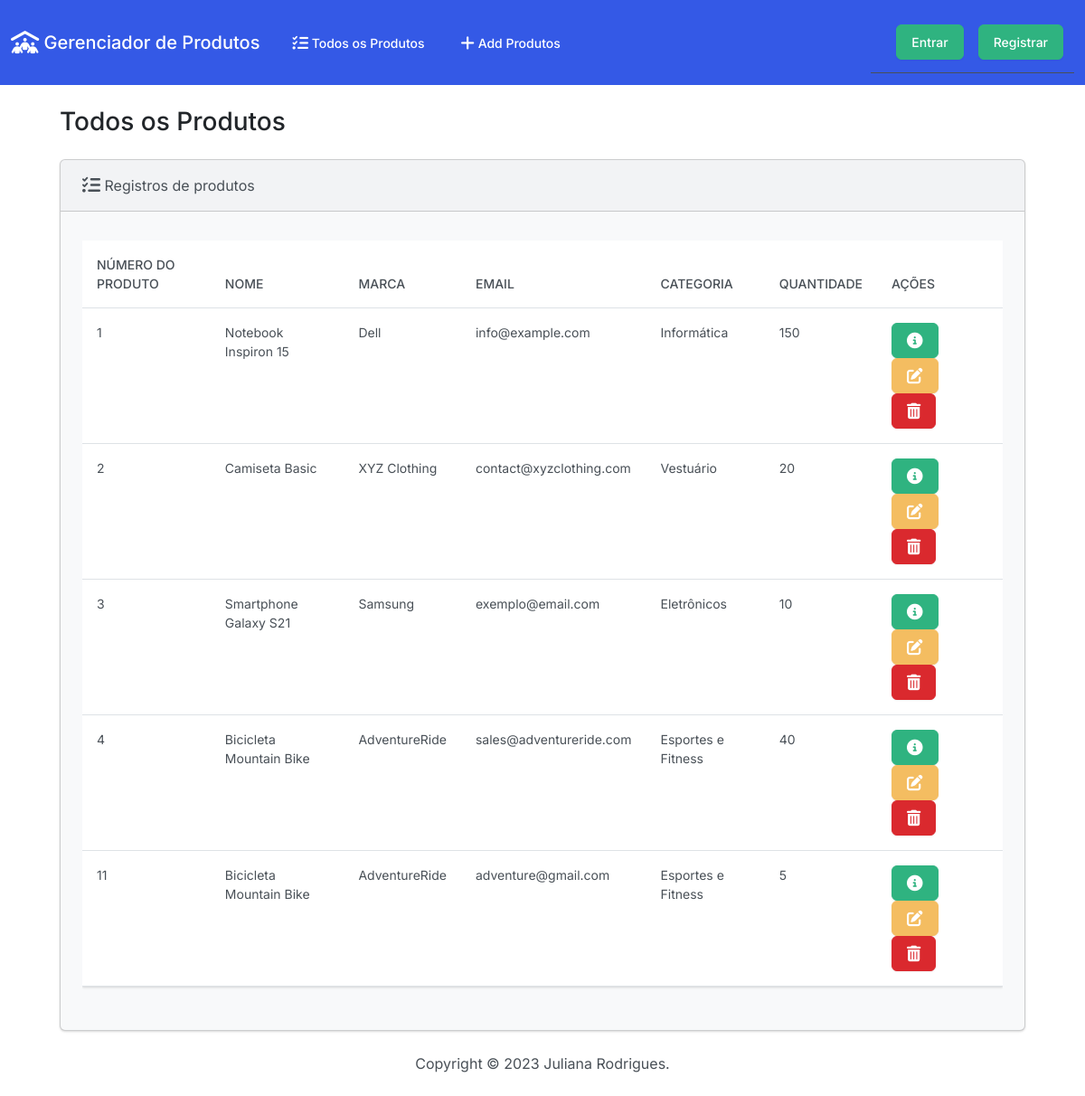
The page / on the database its author committed.
### produtos/models.py (models this page shows)
class Produtos(models.Model):
    numero_produto = models.PositiveBigIntegerField()
    nome_produto = models.CharField(max_length=50)
    marca = models.CharField(max_length=50)
    email = models.EmailField(max_length=100)
    category = models.CharField(max_length=50)
    quantidade = models.PositiveIntegerField()

### produtos/views.py (the view)
# urls.py: path('', views.index, name='index'),
def index(request):
    return render(request, 'produtos/index.html', {
        'produtos': Produtos.objects.all()
    })

### produtos/templates/produtos/index.html (shortened to what this page needs)
{% extends 'produtos/base.html' %}
{% block body %}
<h3 class="m-4">Todos os Produtos</h3>
        <div class="row">
            <div class="col-12">
                {% if produtos %}
                <div class="card bg-light ms-4 me-4 mb-4">
                    <div class="card-header">
                        <i class="fa-solid fa-list-check fa-lg"></i> Registros de produtos
                    </div>
                    <div class="card-body">
                      <p class="card-text">
                        <div class="table-responsive">
                            <table class="table table-hover">
                                <thead>
                                  <tr>
                                    <th scope="col">Número do Produto</th>
                                    <th scope="col">Nome</th>
                                    <th scope="col">Marca</th>
                                    <th scope="col">Email</th>
                                    <th scope="col">Categoria</th>
                                    <th scope="col">Quantidade</th>
                                    <th scope="col">Ações</th>
                                  </tr>
                                </thead>
                                <tbody>
                                  {% for produto in produtos %}
                                  <tr>
                                    <td>{{ produto.numero_produto }}</td>
                                    <td>{{ produto.nome_produto }}</td>
                                    <td>{{ produto.marca }}</td>
                                    <td>{{ produto.email }}</td>
                                    <td>{{ produto.category }}</td>
                                    <td>{{ produto.quantidade }}</td>
                                    <td>
                                      <button type="button" class="btn btn-success me-1" href="{% url 'view_produto' produto.id %}" data-bs-toggle="modal" data-bs-target="#myModal{{produto.id}}">
                                      </button>
                                      <a class="btn btn-warning me-1" href="{% url 'edit' produto.id %}">
                                      </a>
                                      <button type="button" class="btn btn-danger" data-bs-toggle="modal" data-bs-target="#delete{{produto.id}}">
                                      </button>
                                    </td>
                                  </tr>
                                  {% endfor %}
                                </tbody>
                              </table>
                        </div>
                      </p>
                    </div>
                  </div>
                {% else %}
                    <h5 class="alert alert-primary ms-4 me-4">Nenhum Registro de Produto</h5>
                {% endif %}
            </div>
        </div>
{% endblock  %}

### produtos/templates/produtos/base.html (shortened to what this page needs)
{% load static %}
<!DOCTYPE html>
<html lang="en">
<head>
    <link rel="stylesheet" href="{% static 'css/bootstrap.min.css' %}">
    <link rel="stylesheet" href="https://cdnjs.cloudflare.com/ajax/libs/font-awesome/6.4.0/css/all.min.css"/>
</head>
<body class="d-flex flex-column min-vh-100">
    <nav class="navbar navbar-expand-lg bg-primary" data-bs-theme="dark">
        <div class="container-fluid">
            <a class="navbar-brand" href="{% url 'index' %}">
                <i class="fa-solid fa-people-roof fa-lg"></i> Gerenciador de Produtos
            </a>
            <div class="collapse navbar-collapse" id="navbarColor01">
                <ul class="navbar-nav me-auto">
                    <li class="nav-item">
                        <a class="nav-link" href="{% url 'index' %}">
                             Todos os Produtos
                        </a>
                    </li>
                    <li class="nav-item">
                        <a class="nav-link" href="{% url 'add' %}">
                             Add Produtos
                        </a>
                    </li>
                </ul>
                {% include 'produtos/navbar.html' %}
            </div>
        </div>
    </nav>
    <div class="container">
        {% block body %}{% endblock %}
    </div>
    <footer class="mt-auto mb-4">
        <div class="text-center">
            <span>
                Copyright &copy; <script>document.write(new Date().getFullYear())</script> Juliana Rodrigues.
            </span>
        </div>
    </footer>
</body>
</html>

### produtos/templates/produtos/navbar.html (shortened to what this page needs)
<nav class="navbar navbar-expand-lg border-bottom">
    <div class="container-fluid">
        <div class="collapse navbar-collapse" id="navbarTogglerDemo03">
            <div class="d-flex gap-3 align-items-center ms-auto">
                {% if user.is_authenticated %}
                    <span class="nav-text">
                        {{user.username}}
                    </span>
                    <a class="btn btn-outline-danger" href="{% url 'logout' %}">Sair</a>
                {% else %}
                    <a class="btn btn-success" href="{% url 'login' %}">Entrar</a>
                    <a class="btn btn-success" href="{% url 'register' %}">Registrar</a>
                {% endif %}
            </div>
        </div>
    </div>
</nav>

### rows shown on the page
Produtos: numero_produto "1", nome_produto "Notebook Inspiron 15", marca "Dell", email "info@example.com", category "Informática", quantidade "150"
Produtos: numero_produto "2", nome_produto "Camiseta Basic", marca "XYZ Clothing", email "contact@xyzclothing.com", category "Vestuário", quantidade "20"
Produtos: numero_produto "3", nome_produto "Smartphone Galaxy S21", marca "Samsung", email "exemplo@email.com", category "Eletrônicos", quantidade "10"
Produtos: numero_produto "4", nome_produto "Bicicleta Mountain Bike", marca "AdventureRide", email "sales@adventureride.com", category "Esportes e Fitness", quantidade "40"
Produtos: numero_produto "11", nome_produto "Bicicleta Mountain Bike", marca "AdventureRide", email "adventure@gmail.com", category "Esportes e Fitness", quantidade "5"
